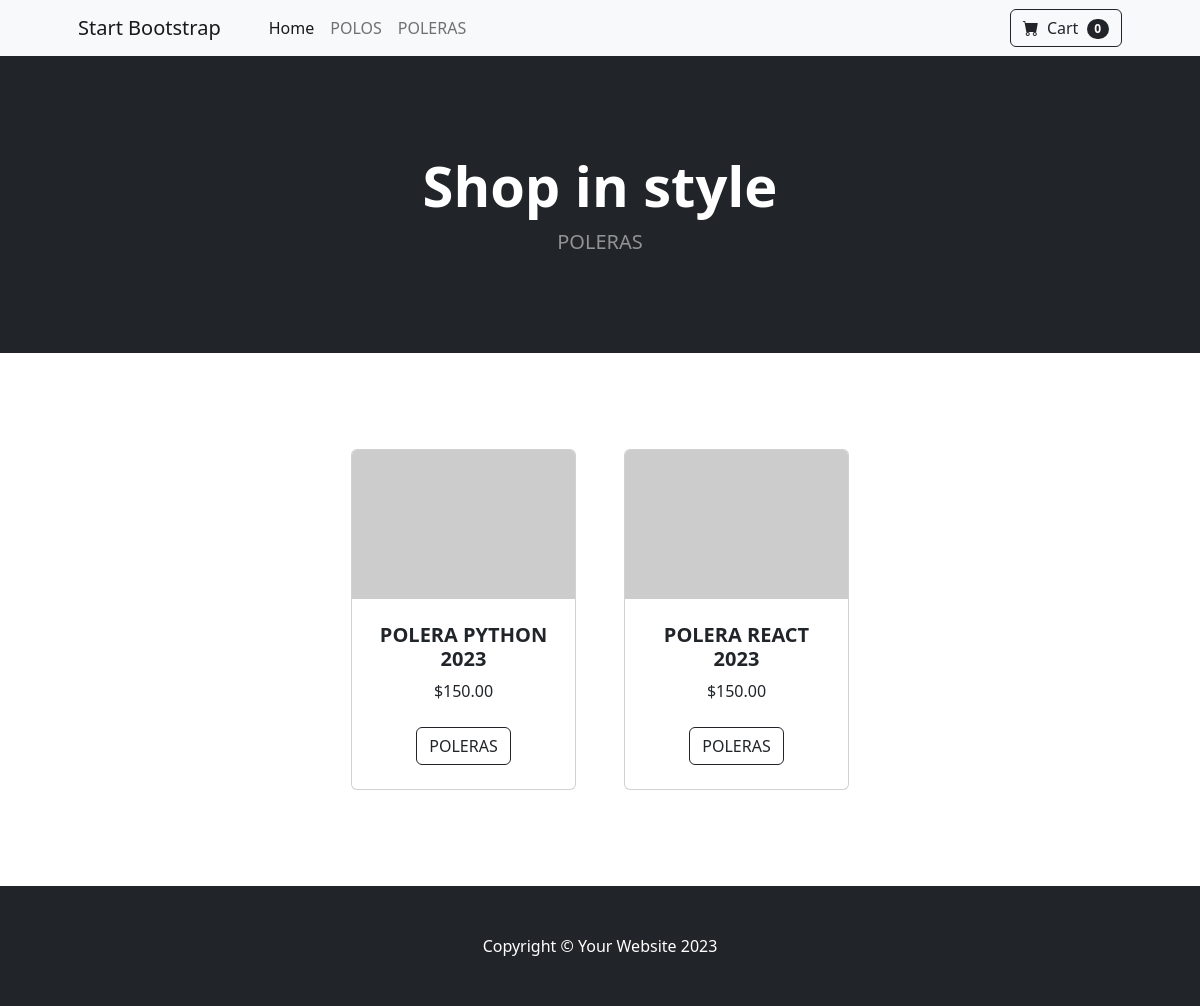
Screenshot of /categoria/2 with the database file from the repository.
### tienda/models.py (models this page shows, shortened)
class Categoria(models.Model):
    nombre = models.CharField(max_length=200)
    pub_date = models.DateTimeField(auto_now=True)

class Producto(models.Model):
    categoria = models.ForeignKey(Categoria,on_delete=models.RESTRICT)
    nombre = models.CharField(max_length=200)
    precio = models.DecimalField(max_digits=6,decimal_places=2)
    stock = models.IntegerField(default=0)

### tienda/views.py (the view)
# urls.py: path('categoria',views.CategoriaView.as_view()),
def categoria(request,categoria_id):
    categoria = Categoria.objects.get(pk=categoria_id)
    lista_productos = categoria.producto_set.all()
    lista_categorias = Categoria.objects.all()
    context = {
        'productos':lista_productos,
        'categorias':lista_categorias,
        'categoria':categoria
    }
    return render(request,'index.html',context)

### tienda/templates/index.html
{% extends 'layout.html' %}
{% block content %}
<div class="container px-4 px-lg-5 mt-5">
    <div class="row gx-4 gx-lg-5 row-cols-2 row-cols-md-3 row-cols-xl-4 justify-content-center">
        {% for prod in productos %}
        <div class="col mb-5">
            <div class="card h-100">
                <img class="card-img-top" src="https://dummyimage.com/450x300/dee2e6/6c757d.jpg" alt="..." />
                <div class="card-body p-4">
                    <div class="text-center">
                        <h5 class="fw-bolder">{{prod.nombre}}</h5>
                        ${{prod.precio}}
                    </div>
                </div>
                <div class="card-footer p-4 pt-0 border-top-0 bg-transparent">
                    <div class="text-center"><a class="btn btn-outline-dark mt-auto" href="#">{{prod.categoria.nombre}}</a></div>
                </div>
            </div>
        </div>
        {% endfor %}
    </div>
</div>
{% endblock %}

### tienda/templates/layout.html (shortened to what this page needs)
{% load static %}
<!DOCTYPE html>
<html lang="en">
    <head>
        <link href="https://cdn.jsdelivr.net/npm/bootstrap-icons@1.5.0/font/bootstrap-icons.css" rel="stylesheet" />
        <link href="{% static 'css/styles.css' %}" rel="stylesheet" />
    </head>
    <body>
        <nav class="navbar navbar-expand-lg navbar-light bg-light">
            <div class="container px-4 px-lg-5">
                <a class="navbar-brand" href="#!">Start Bootstrap</a>
                <div class="collapse navbar-collapse" id="navbarSupportedContent">
                    <ul class="navbar-nav me-auto mb-2 mb-lg-0 ms-lg-4">
                        <li class="nav-item"><a class="nav-link active" aria-current="page" href="#!">Home</a></li>
                        {% for cat in categorias %}
                        <li class="nav-item"><a class="nav-link" href="{% url 'tienda:categoria' cat.id %}">{{cat.nombre}}</a></li>
                        {% endfor %}
                    </ul>
                    <form class="d-flex">
                        <button class="btn btn-outline-dark" type="submit">
                            <i class="bi-cart-fill me-1"></i>
                            Cart
                            <span class="badge bg-dark text-white ms-1 rounded-pill">0</span>
                        </button>
                    </form>
                </div>
            </div>
        </nav>
        <header class="bg-dark py-5">
            <div class="container px-4 px-lg-5 my-5">
                <div class="text-center text-white">
                    <h1 class="display-4 fw-bolder">Shop in style</h1>
                    <p class="lead fw-normal text-white-50 mb-0">{{categoria.nombre}}</p>
                </div>
            </div>
        </header>
        <section class="py-5">
            {% block content %}{% endblock %}
        </section>
        <footer class="py-5 bg-dark">
            <div class="container"><p class="m-0 text-center text-white">Copyright &copy; Your Website 2023</p></div>
        </footer>
    </body>
</html>

### rows the page displays
Categoria: nombre "POLOS"
Categoria: nombre "POLERAS"
Producto: nombre "POLERA PYTHON 2023", precio "150.00", categoria.nombre "POLERAS"
Producto: nombre "POLERA REACT 2023", precio "150.00", categoria.nombre "POLERAS"
